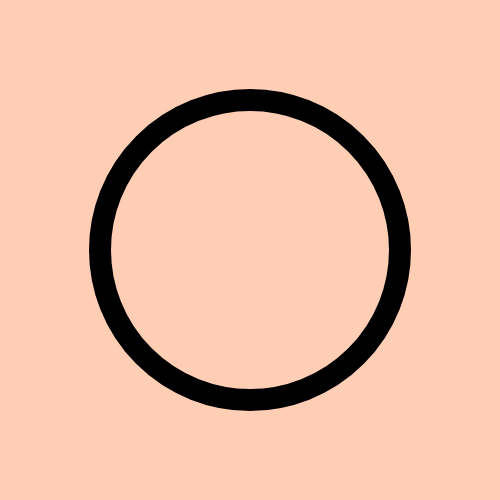
Frame 1 (no input)
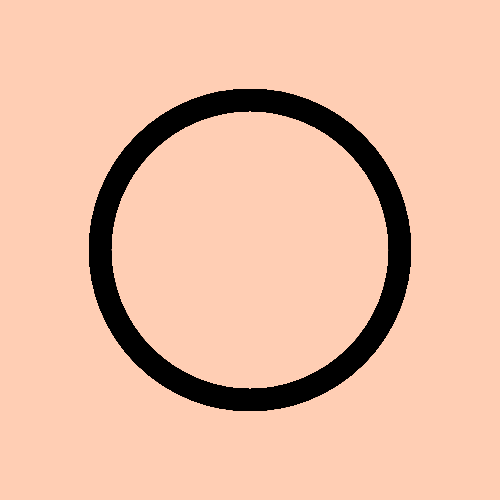
Frame 60 (no input)
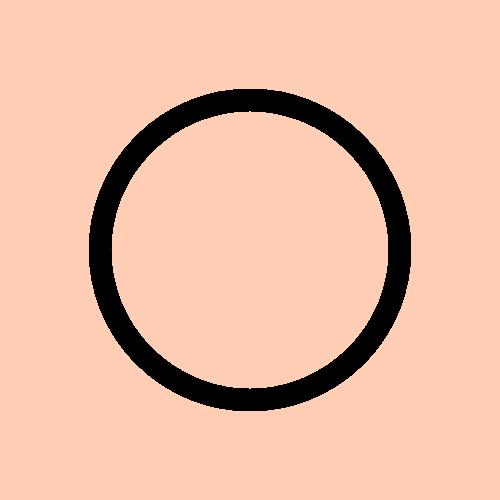
Frame 120 (the mouse pressed at the canvas centre since frame 60)

The p5.js sketch that drew these frames (run headless with seeded random() and noise() and a simulated clock; from frame 60 on, the mouse is pressed at the canvas centre):

// p5.js sketch
// ── sketch.js
function setup()
{
	createCanvas(500, 500);
    background(255, 206, 180);
}

function draw()
{
	noFill();
    strokeWeight(22);
    ellipse(250, 250, 300, 300);
}
